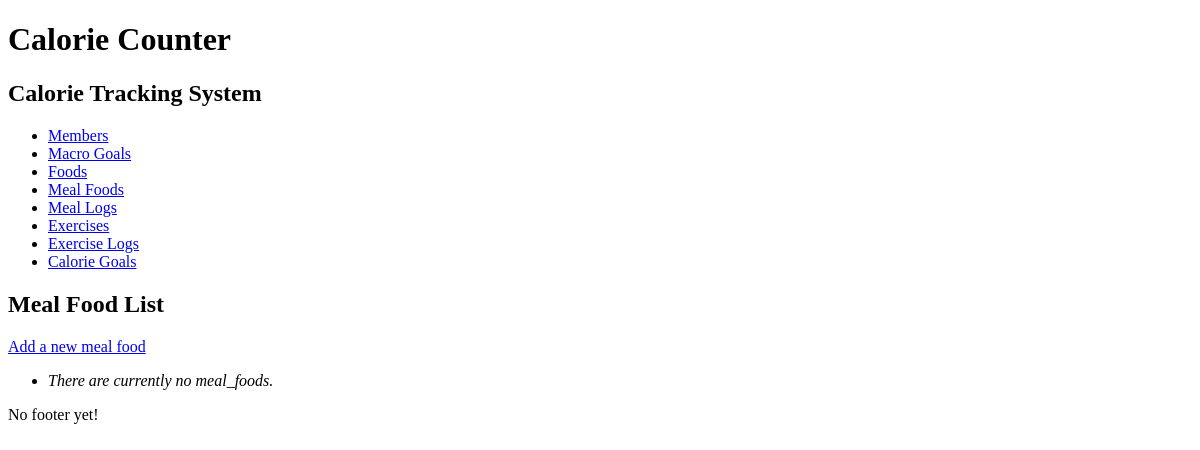
/mealfood/, run on an earlier commit of the app's database.
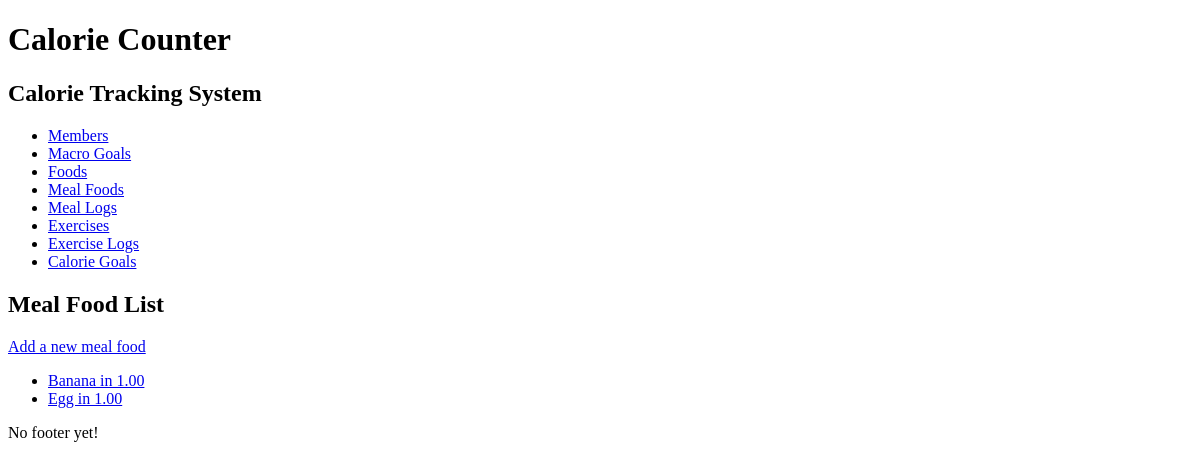
And on a later commit of the database.
### calorie_counter/models.py (models this page shows, shortened)
class MealFood(models.Model):
    meal_log = models.ForeignKey('MealLog', related_name='meal_foods', on_delete=models.CASCADE)
    food = models.ForeignKey(Food, related_name='meal_foods', on_delete=models.CASCADE)
    quantity = models.DecimalField(max_digits=5, decimal_places=2, help_text="Serving size:")
    def get_absolute_url(self):
        return reverse('calorie_counter_meal_food_detail_urlpattern',
                       kwargs={'pk': self.pk}
                       )
    def __str__(self):
        return "%s in %s" % (self.food, self.quantity)

class Food(models.Model):
    id = models.AutoField(primary_key=True)
    name = models.CharField(max_length=50)
    calories_per_serving = models.IntegerField()
    protein_grams = models.IntegerField()
    carbohydrates_grams = models.IntegerField()
    fat_grams = models.IntegerField()
    def __str__(self):
        return '%s' % self.name
    class Meta:
        constraints = [
            models.UniqueConstraint(fields=['name'], name='unique_food')
        ]

### calorie_counter/views.py (the view)
class MealFoodList(View):
    def get(self, request):
        return render(
            request,
            'calorie_counter/meal_food_list.html',
            {'meal_food_list': MealFood.objects.all()}
        )

### calorie_counter/templates/calorie_counter/meal_food_list.html (shortened to what this page needs)
{%  extends 'calorie_counter/base.html' %}
{%  block content %}
    <h2> Meal Food List </h2>
    <div>
        <a href="{% url 'calorie_counter_meal_food_create_urlpattern' %}"> Add a new meal food </a>
    </div>
    <ul>
        {% for meal_food in meal_food_list %}
            <li>
                <a href="{{ meal_food.get_absolute_url }}"> {{ meal_food }} </a>
            </li>
        {%  empty   %}
            <li><em>There are currently no meal_foods.</em></li>
        {% endfor %}
    </ul>
{%  endblock %}

### calorie_counter/templates/calorie_counter/base.html (shortened to what this page needs)
<!DOCTYPE html>
<html lang="en">
<head>
</head>
<body>
<div>
    <header>
        <h1>Calorie Counter</h1>
        <h2>Calorie Tracking System</h2>
    </header>
    <nav>
        <ul>
            <li>
                <a href="{% url 'calorie_counter_member_list_urlpattern' %}">
                    Members</a></li>
            <li>
                <a href="{% url 'calorie_counter_daily_macro_goal_list_urlpattern' %}">
                    Macro Goals</a></li>
            <li>
                <a href="{% url 'calorie_counter_food_list_urlpattern' %}">
                    Foods</a></li>
            <li>
                <a href="{% url 'calorie_counter_meal_food_list_urlpattern' %}">
                    Meal Foods</a></li>
            <li>
                <a href="{% url 'calorie_counter_meal_log_list_urlpattern' %}">
                    Meal Logs</a></li>
            <li>
                <a href="{% url 'calorie_counter_exercise_list_urlpattern' %}">
                    Exercises</a></li>
            <li>
                <a href="{% url 'calorie_counter_exercise_log_list_urlpattern' %}">
                    Exercise Logs</a></li>
            <li>
                <a href="{% url 'calorie_counter_calorie_goal_list_urlpattern' %}">
                    Calorie Goals</a></li>
        </ul>
    </nav>
    <main>
        {% block content %}{% endblock %}
    </main>
</div>
<footer>
    <p>
        No footer yet!
    </p>
</footer>
</body>
</html>

What changed in the data, as far as the page shows it:
added MealFood: food+quantity "Banana in 1.00"
added MealFood: food+quantity "Egg in 1.00"
Also different on the page:
text no longer shown: "There are currently no meal_foods."
